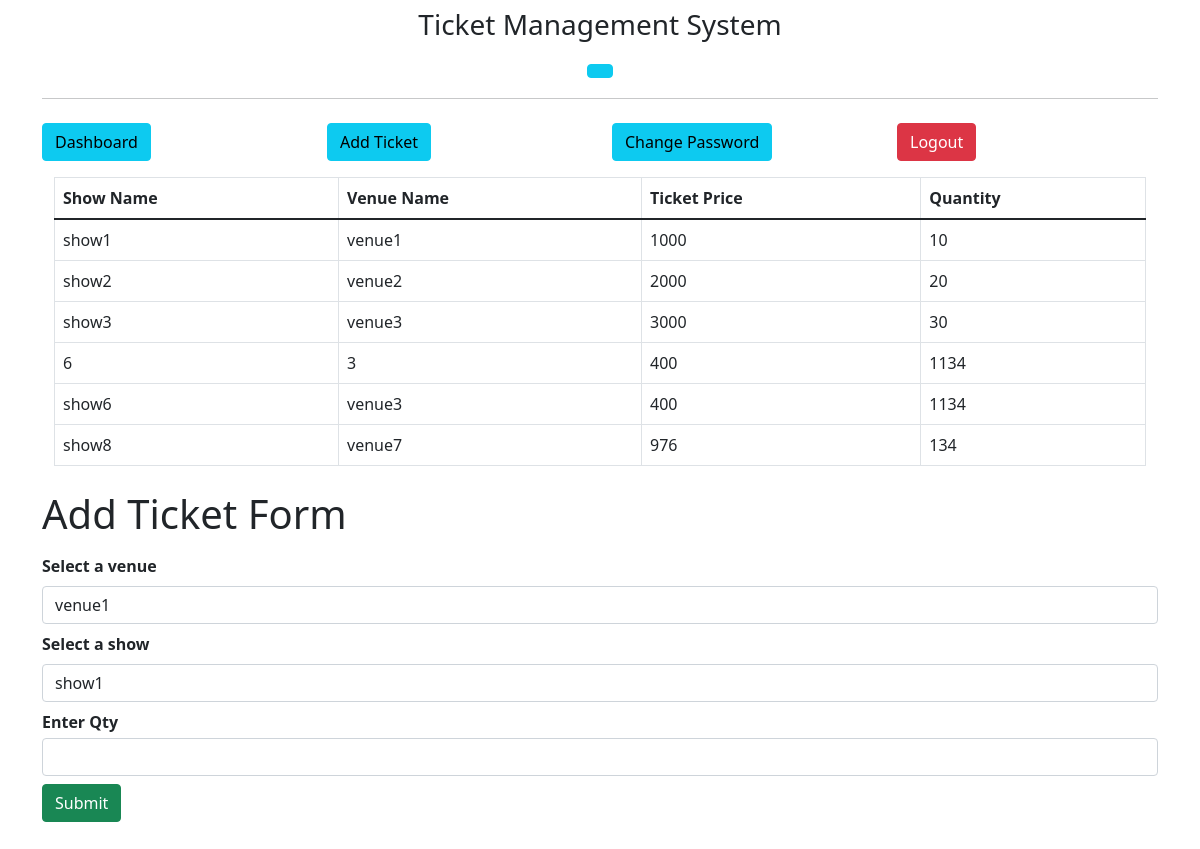
The page /user/dashboard (signed in) on the database its author committed.
### app.py (models this page shows)
class Ticket(db.Model):
    id= db.Column(db.Integer, primary_key=True)
    showname = db.Column(db.String(100), nullable =False)
    venuename = db.Column(db.String(100), nullable=False)
    ticketprice = db.Column(db.Integer, nullable =False)
    ticketqty = db.Column(db.Integer, nullable=False)
    customerid = db.Column(db.Integer, db.ForeignKey("user.id"), nullable=False)

### app.py (the view)
@app.route("/user/dashboard")
def userDashboard():
    if session["user_id"]!=None and session["user_name"]!=None:
        class_entry_relations = get_dropdown_values()
        default_classes = sorted(class_entry_relations.keys())
        default_values = class_entry_relations[default_classes[0]]
        addticketform = AddTicketForm()
        all_tickets = Ticket.query.filter_by(customerid=session["user_id"]).all()
        return render_template("user/dashboard.html", tickets = all_tickets, addticketform=addticketform,  all_classes=default_classes, all_entries=default_values)

### models.py
class AddTicketForm(FlaskForm):
    venue_name = SelectField( choices = [], render_kw = {"placeholder":"Venue names","class":"form-control my-1 "})
    show_name = SelectField( choices=[], render_kw = {"placeholder":"Show name","class":"form-control my-1 "})
    ticketqty = IntegerField( render_kw = {"placeholder":"Ticket Qty", "class":"form-control my-1 "})
    submit = SubmitField("submit", render_kw={"class":"btn btn-success"})

### app.py (called while the page is built)
def get_dropdown_values():
    carbrands = Venue.query.all()
    myDict = {}
    for p in carbrands:
        key = p.name
        brand_id = p.id
        q = Show.query.filter_by(venue_id=brand_id).all()
        lst_c = []
        for c in q:
            lst_c.append( c.name )
        myDict[key] = lst_c
    class_entry_relations = myDict
    return class_entry_relations

### templates/user/dashboard.html (shortened to what this page needs)
{% extends "user/layout.html"%}
{% block content %}
<div class="container">
    {% include 'user/navbar.html' %}
    <div class="container">
        <div class="my-2">
            <div class="table-responsive">
                <table class="table table-bordered">
                    <thead>
                        <tr>
                            <th>Show Name</th>
                            <th>Venue Name</th>
                            <th>Ticket Price</th>
                            <th>Quantity</th>
                        </tr>
                    </thead>
                    <tbody>
                        {% for ticket in tickets %}
                        <tr>
                            <td>{{ticket.showname}}</td>
                            <td>{{ticket.venuename}}</td>
                            <td>{{ticket.ticketprice}}</td>
                            <td>{{ticket.ticketqty}}</td>
                        </tr>
                        {% endfor %}
                    </tbody>
                </table>
            </div>
        </div>
    </div>
    <div class="row" style="margin-bottom: 40px;">
        <h1> Add Ticket Form</h1>
        <form action="/user/addTicket" method="POST">
          <div class="form-group my-2">
            <label for="all_classes"><b>Select a venue</b></label>
            <select class="form-control my-2"  id="all_classes" name="venuename">
              {% for o in all_classes %}
                      <option value="{{ o }}">{{ o }}</option>
              {% endfor %}
            </select>
          </div>
          <div class="form-group  my-2">
            <label for="all_entries"><b>Select a show</b></label>
            <select class="form-control my-2" id="all_entries" name="showname">
              {% for o in all_entries %}
                      <option value="{{ o }}">{{ o }}</option>
              {% endfor %}
            </select>
          </div>
            <div class="my-2">
                <label for=""><b>Enter Qty</b></label>
                <input class="form-control my-1 " name="ticketqty">
            </div>
          <button type="submit" class="btn btn-success">Submit</button>
        </form>
    </div>
</div>
{% endblock content %}

### rows shown on the page
Ticket: showname "show1", venuename "venue1", ticketprice "1000", ticketqty "10"
Ticket: showname "show2", venuename "venue2", ticketprice "2000", ticketqty "20"
Ticket: showname "show3", venuename "venue3", ticketprice "3000", ticketqty "30"
Ticket: showname "6", venuename "3", ticketprice "400", ticketqty "1134"
Ticket: showname "show6", venuename "venue3", ticketprice "400", ticketqty "1134"
Ticket: showname "show8", venuename "venue7", ticketprice "976", ticketqty "134"

### other values the page prints
form field venuename "venue1"
form field showname "show1"
